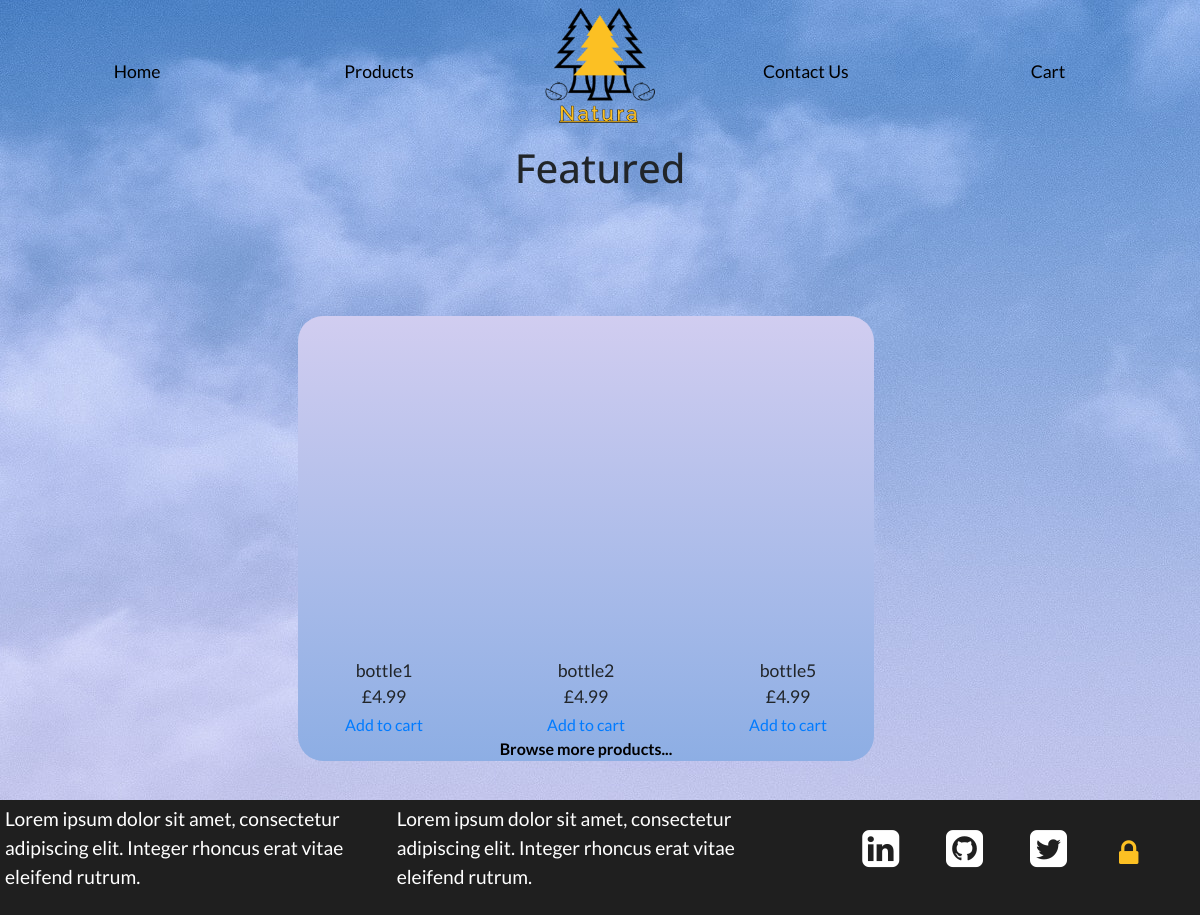
The app's page /, older data.
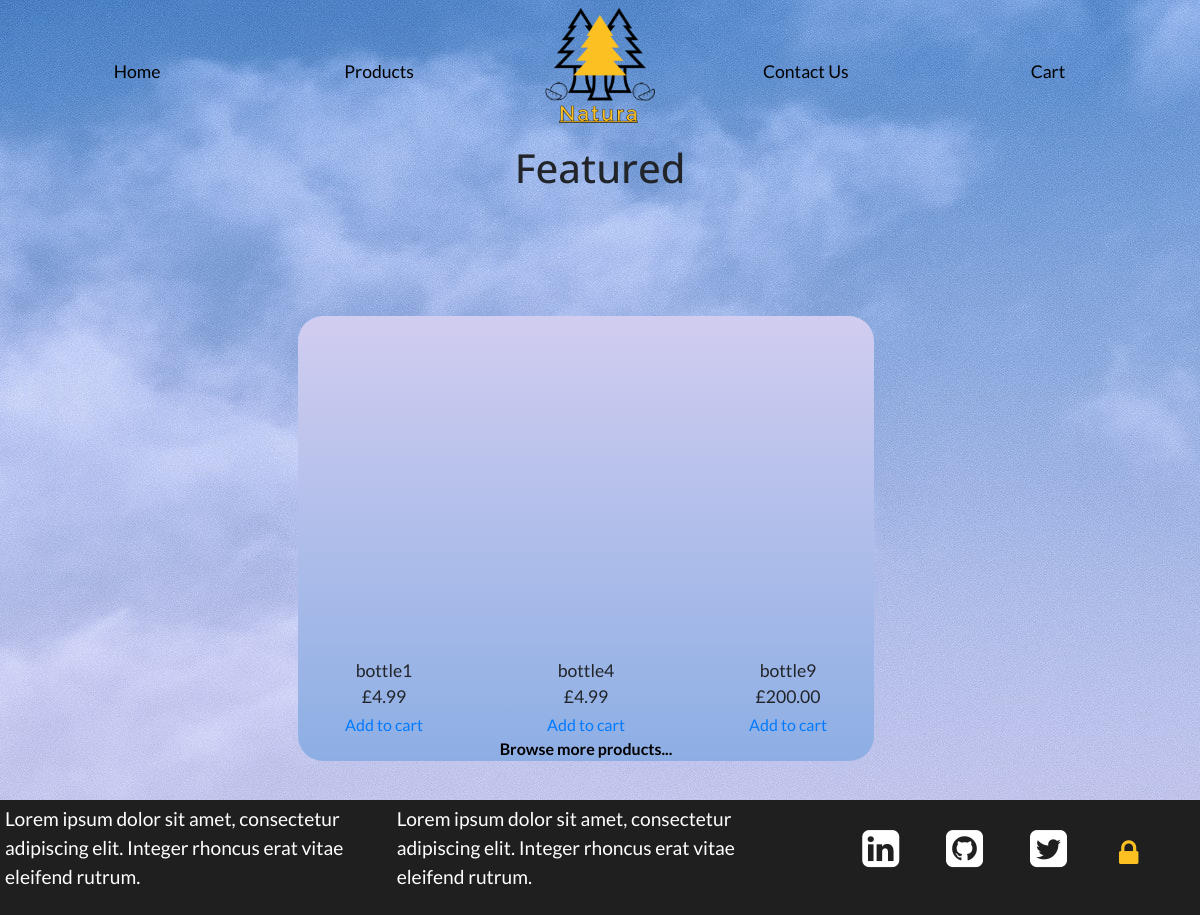
The same page, newer data.
### products/models.py (models this page shows, shortened)
class add_bottle(models.Model):
    PRODUCT_CHOICES = (
        ('1', 'Bottle'), ('2', 'Crate'), ('3', 'Keg'))
    product_type = models.CharField(
        max_length=50, choices=PRODUCT_CHOICES, default='')
    bottle_title = models.CharField(max_length=50, blank=False)
    bottle_price = models.DecimalField(blank=False, max_digits=10, decimal_places=2)
    bottle_img = models.ImageField(upload_to="static/img/bottle", blank=True, null=True)
    featured = models.BooleanField(default=False)

### home/views.py (the view)
# urls.py: 2. Add a URL to urlpatterns:  path('', views.home, name='home')
def home(request):
    featured = add_bottle.objects.filter(featured=True)[:3]
    return render(request, "../templates/home.html", {"featured": featured})

### templates/home.html (shortened to what this page needs)
{%load static%}
<html>
<head>
    <link rel="stylesheet" href="https://stackpath.bootstrapcdn.com/bootstrap/4.4.1/css/bootstrap.min.css">
    <link href="https://stackpath.bootstrapcdn.com/font-awesome/4.7.0/css/font-awesome.min.css" rel="stylesheet">
    <link rel="stylesheet" href="{%static 'css/main.css'%}">
</head>
<body>
<div class="homepage">
    <nav class="navbar navbar-expand-lg">
        <div class="collapse navbar-collapse justify-content-center row" id="navbarNav">
            <ul class="navbar-nav col-md-5 row">
                <li class="nav-item active col-md-6">
                    <a class="nav-link nav-link-hp" href="{%url 'home'%}">Home</a>
                </li>
                <li class="nav-item col-6">
                    <a class="nav-link nav-link-hp" href="{%url 'products'%}">Products</a>
                </li>
            </ul>
                <a class="nav-natura-hp col-md-2" href="{%url 'home'%}"></a>
            <ul class="navbar-nav col-md-5 row">
                <li class="nav-item col-6">
                    <a class="nav-link nav-link-hp" href="{%url 'contact_us'%}">Contact Us</a>
                </li>
                <li class="nav-item col-6">
                    <a class="nav-link nav-link-hp" href="{%url 'cart'%}">Cart</a>
                </li>
            </ul>
        </div>
    </nav>
    <div>
        <div class="page-title">
            <h1>Featured</h1>
        </div>
        <div class="homepage-featured">
            <div class="row">
            {%for featured in featured%}
                <div class="col-md-4">
                    <div class="featured-img" style="background-image: url('{{MEDIA_URL}}{{featured.bottle_img}}')"></div>
                    <div class="featured-text">
                            <div>{{featured.bottle_title}}</div>
                            <div>£{{featured.bottle_price}}</div>
                        </div>
                        <div>
                            <a href="{%url 'home'%}">Add to cart</a>
                        </div>
                </div>
            {%endfor%}
            </div>
            <div class="featured-browsemore">
                <a href="{%url 'products'%}" class="a-tag">Browse more products...</a>
            </div>
        </div>
    </div>
</div>
<div>
    <footer class="footer">
        <div class="row">
            <div class="col-md-8 row">
                <div class="col-md-6">
                    <div>Lorem ipsum dolor sit amet, consectetur adipiscing elit. Integer rhoncus erat vitae eleifend rutrum.</div>
                </div>
                <div class="col-md-6">
                    <div>Lorem ipsum dolor sit amet, consectetur adipiscing elit. Integer rhoncus erat vitae eleifend rutrum.</div>
                </div>
            </div>
            <div class="col-md-4 footer-icons-mobile">
                <ul class="footer-list-ul">
                    <li class="footer-list-li">
                    <a href="https://www.linkedin.com/in/tom-garratt-303284168/" target="_blank" class="a-tag-footer"><i class="fa fa-linkedin-square"></i></a>
                    </li>
                    <li class="footer-list-li">
                    <a href="https://github.com/tgarratt" target="_blank" class="a-tag-footer"><i class="fa fa-github-square"></i></a>
                    </li>
                    <li class="footer-list-li">
                    <a href="https://twitter.com/Twitter" target="_blank" class="a-tag-footer"><i class="fa fa-twitter-square"></i></a>
                    </li>
                    {%if user.is_superuser %}
                    <li class="footer-list-li">
                    <a class="a-tag" href="{%url 'sign_out'%}"><i class="fa fa-unlock-alt sign-in" aria-hidden="true"></i></i></a>
                    </li>
                    {%else%}
                    <li class="footer-list-li">
                    <a class="a-tag" href="{%url 'sign_in'%}"><i class="fa fa-lock sign-in" aria-hidden="true"></i></a>
                    </li>
                    {%endif%}
                </ul>
            </div>
        </div>
    </footer>
</div>
</body>
</html>

Row changes from the older to the newer data that the page shows:
no longer on this page (row edited): add_bottle: bottle_title "bottle2", bottle_price "4.99"
no longer on this page (row edited): add_bottle: bottle_title "bottle5", bottle_price "4.99"
now on this page (row edited): add_bottle: bottle_title "bottle4", bottle_price "4.99"
added add_bottle: bottle_title "bottle9", bottle_price "200.00"
